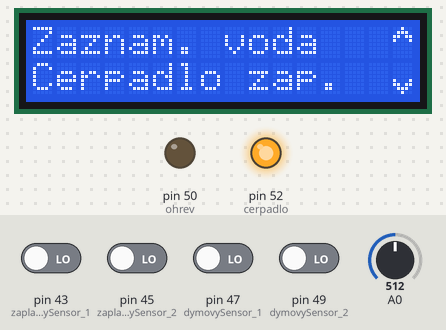
A sketch run on a simulated Arduino Mega 2560, built with avr-gcc and run on an emulated ATmega2560. Shown: 16×2 character LCD, output pins drawn as LEDs (lit = HIGH). The inputs (shaded band) are chosen by the test bench; at power-on: pin 43 (zaplavovySensor_1), pin 45 (zaplavovySensor_2), pin 47 (dymovySensor_1), pin 49 (dymovySensor_2) LOW, A0 = 512.

Above: at 3.2 s.
3.3 s: A0 set to 306
At 4.1 s:
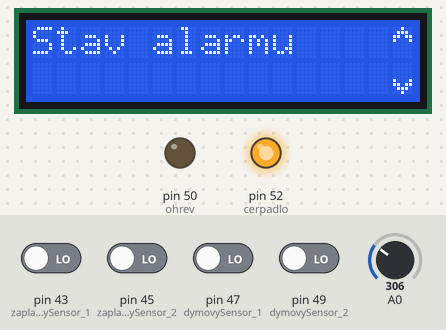
6.3 s: A0 set to 511
7.8 s: A0 set to 551
10.8 s: A0 set to 377
12.5 s: A0 set to 343
At 13.7 s:
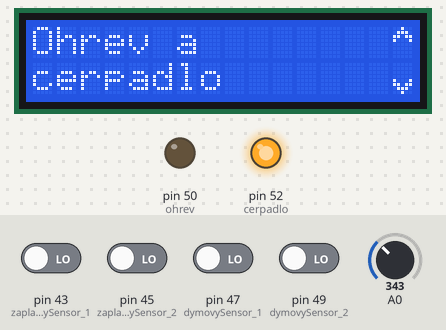
15.5 s: A0 set to 0
Timing chart, 0 to 18.0 s (numbered marks = the images above; inputs shaded):
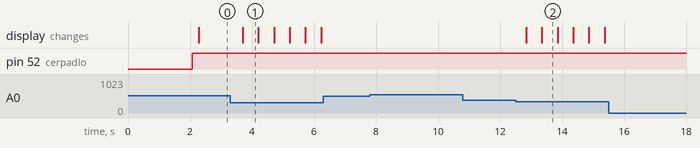

The sketch:

Monitoring_system.ino
```cpp
#include <LiquidCrystal.h>
#include <avr/wdt.h>

LiquidCrystal lcd(8, 9, 4, 5, 6, 7);

#define btnRIGHT 0
#define btnUP 1
#define btnDOWN 2
#define btnLEFT 3
#define btnSELECT 4
#define btnNONE 5

const int alarm_1 = 44;
const int alarm_2 = 46;
const int alarm_3 = 48;

const int zaplavovySensor_1 = 43;
const int zaplavovySensor_2 = 45;
const int dymovySensor_1 = 47;
const int dymovySensor_2 = 49;

const int ohrev = 50;
const int cerpadlo = 52;

const int senzorTeplomeru = A7;
//const int senzorVlhkomeru = A9;

const int HRANICA_RIGHT = 90;
const int HRANICA_UP = 180;
const int HRANICA_DOWN = 360;
const int HRANICA_LEFT = 540;
const int HRANICA_SELECT = 780;

byte sipkaHore[8] = {
  0b00100,
  0b01110,
  0b11011,
  0b10001,
  0b00000,
  0b00000,
  0b00000,
  0b00000
};

byte sipkaDole[8] = {
  0b00000,
  0b00000,
  0b00000,
  0b00000,
  0b10001,
  0b11011,
  0b01110,
  0b00100
};

int lcd_tlacitko = 0;

const int SIZE_X = 4;
const int SIZE_Y = 5;
const int SIZE_Z = 2;

String menu[SIZE_X][SIZE_Y][SIZE_Z] = {
  { { "X", "" }, { "", "" }, { "", "" }, { "", "" }, { "", "" } },
  { { "Vsetko je", "" }, { "", "" }, { "", "" }, { "", "" }, { "", "" } },
  { { "Stav alarmu", "" }, { "Dym1: ", "" }, { "Dym2: ", "" }, { "Voda1: ", "" }, { "Voda2: ", "" } },
  { { "Ohrev a", "" }, { "Vlhkost", "Hranica v %" }, { "Teplota", "Hranica v C" }, { "Delay cerpadla", "Delay v sek." }, { "Ver 2.0", "" } }
};

char* hlavneMenuDolnaLista[SIZE_X] = { "", "v poriadku", "", "cerpadlo" };

const char* stavAlarmu[2] = { "Aktivny", "Neaktivny" };

const int velkostMenu[3] = { SIZE_X, SIZE_Y, SIZE_Z };
int zoznamAdriesNaRatanie[3] = { 0, 0, 0 };
int zoznamAdriesNaPouzitie[3] = { 0, 0, 0 };

int aktualnaPozicia = 0;
int pocetMoznosti;

const int maxHranicneHodnoty[3] = {101, 51, 7};
int hranicneHodnoty[3] = {70, 25, 2};

float napatieNaTeplomery;
float napatieNaVlhkomery;
float teplotaCelsius;
float vlhkostPercenta;

unsigned long poslednyKrat;

bool aktivneAlarmy[4];

void setup() {
  pinMode(ohrev, OUTPUT);
  pinMode(cerpadlo, OUTPUT);

  pinMode(dymovySensor_1, INPUT);
  pinMode(dymovySensor_2, INPUT);
  pinMode(zaplavovySensor_1, INPUT);
  pinMode(zaplavovySensor_2, INPUT);

  lcd.createChar(0, sipkaHore);
  lcd.createChar(1, sipkaDole);
  lcd.begin(16, 2);
  lcd.clear();
  lcd.setCursor(0, 0);
  lcd.print("Bezpecnostny");
  lcd.setCursor(0, 1);
  lcd.print("system");
  delay(2000);
  wdt_enable(WDTO_2S);
  pocet_pouzitelnych_moznosti();
}

void loop() {

  aktivneAlarmy[0] = digitalRead(dymovySensor_1);
  aktivneAlarmy[1] = digitalRead(dymovySensor_2);
  aktivneAlarmy[2] = digitalRead(zaplavovySensor_1);
  aktivneAlarmy[3] = digitalRead(zaplavovySensor_2);

  if (aktivneAlarmy[2] == LOW || aktivneAlarmy[3] == LOW)
  {
    digitalWrite(alarm_1, LOW);
    digitalWrite(alarm_2, HIGH);
    digitalWrite(alarm_3, LOW);
    digitalWrite(cerpadlo, HIGH);
    digitalWrite(ohrev, LOW);
    menu[1][0][0] = "Zaznam. voda";
    hlavneMenuDolnaLista[1] = "Cerpadlo zap.";
    delay(200);
    poslednyKrat = millis();
  }
  else if ((aktivneAlarmy[0] == LOW || aktivneAlarmy[1] == LOW) && (millis() - poslednyKrat >= (hranicneHodnoty[2]*1000)))
  {
    digitalWrite(alarm_1, HIGH);
    digitalWrite(alarm_2, LOW);
    digitalWrite(alarm_3, LOW);
    digitalWrite(ohrev, LOW);
    digitalWrite(cerpadlo, LOW);
    menu[1][0][0] = "Zaznam. dym";
    hlavneMenuDolnaLista[1] = "Vsedko vypnute";
    delay(200);
  }
  else
  {
    digitalWrite(alarm_1, LOW);
    digitalWrite(alarm_2, LOW);
    digitalWrite(alarm_3, LOW);
    konvertuj_na_teplotu_a_vlhkost();
    menu[1][0][0] = "Vsetko je";
    hlavneMenuDolnaLista[1] = "v poriadku";
    delay(200);
  }

  if (millis() - poslednyKrat <= (hranicneHodnoty[2]*1000)) {
    digitalWrite(cerpadlo, HIGH);
  }
  else {
    digitalWrite(cerpadlo, LOW);
  }

  if (nacitaj_LCD_tlacitko() == btnDOWN)
  {
    zoznamAdriesNaRatanie[aktualnaPozicia] = (zoznamAdriesNaRatanie[aktualnaPozicia] + 1) % pocetMoznosti;
    zoznamAdriesNaPouzitie[aktualnaPozicia] = zoznamAdriesNaRatanie[aktualnaPozicia] + 1;
    delay(200);
  }

  if (nacitaj_LCD_tlacitko() == btnUP)
  {
    zoznamAdriesNaRatanie[aktualnaPozicia] = (zoznamAdriesNaRatanie[aktualnaPozicia] + (pocetMoznosti - 1)) % pocetMoznosti;
    zoznamAdriesNaPouzitie[aktualnaPozicia] = zoznamAdriesNaRatanie[aktualnaPozicia] + 1;
    delay(200);
  }

  if (nacitaj_LCD_tlacitko() == btnSELECT)
  {
    zoznamAdriesNaRatanie[aktualnaPozicia] = zoznamAdriesNaPouzitie[aktualnaPozicia];
    aktualnaPozicia = (aktualnaPozicia + 1) % (sizeof(zoznamAdriesNaRatanie)/sizeof(zoznamAdriesNaRatanie[0]));
    pocet_pouzitelnych_moznosti();
    delay(200);
  }

  if (zoznamAdriesNaPouzitie[0] == 3 && (zoznamAdriesNaPouzitie[1] > 0 && zoznamAdriesNaPouzitie[1] < 4) && zoznamAdriesNaPouzitie[2] == 1  )
  {
    zmen_hranicne_hodnoty();
  }

  vypis_menu();

  wdt_reset();

  delay(100);
}

int nacitaj_LCD_tlacitko() {
  lcd_tlacitko = analogRead(0);

  if (lcd_tlacitko < HRANICA_RIGHT)
    return btnRIGHT;
  if (lcd_tlacitko >= HRANICA_RIGHT && lcd_tlacitko < HRANICA_UP)
    return btnUP;
  if (lcd_tlacitko >= HRANICA_UP && lcd_tlacitko < HRANICA_DOWN)
    return btnDOWN;
  if (lcd_tlacitko >= HRANICA_DOWN && lcd_tlacitko < HRANICA_LEFT)
    return btnLEFT;
  if (lcd_tlacitko >= HRANICA_LEFT && lcd_tlacitko < HRANICA_SELECT)
    return btnSELECT;

  return btnNONE;
}

void pocet_pouzitelnych_moznosti() {
  pocetMoznosti = 0;

  zoznamAdriesNaPouzitie[aktualnaPozicia] = 0;

  for (zoznamAdriesNaRatanie[aktualnaPozicia] = 0; zoznamAdriesNaRatanie[aktualnaPozicia] < velkostMenu[aktualnaPozicia]; zoznamAdriesNaRatanie[aktualnaPozicia]++) {

    zoznamAdriesNaPouzitie[aktualnaPozicia]++;

    if (menu[zoznamAdriesNaPouzitie[0]][zoznamAdriesNaPouzitie[1]][zoznamAdriesNaPouzitie[2]].length() > 0) {
      pocetMoznosti++;
    }

  }

  zoznamAdriesNaRatanie[aktualnaPozicia] = 0;
  zoznamAdriesNaPouzitie[aktualnaPozicia] = 1;

  pocetMoznosti--;

  if (aktualnaPozicia == 0 || pocetMoznosti == 0 || pocetMoznosti == -1)
  {
    pocetMoznosti = 3;
    aktualnaPozicia = 0;
    zoznamAdriesNaPouzitie[0] = 1;
    zoznamAdriesNaPouzitie[1] = 0;
    zoznamAdriesNaPouzitie[2] = 0;
    zoznamAdriesNaRatanie[0] = 0;
    zoznamAdriesNaRatanie[1] = 0;
    zoznamAdriesNaRatanie[2] = 0;
  }
}

void vypis_menu() {
  lcd.clear();
  lcd.setCursor(0, 0);
  lcd.print(menu[zoznamAdriesNaPouzitie[0]][zoznamAdriesNaPouzitie[1]][zoznamAdriesNaPouzitie[2]]);

  if (zoznamAdriesNaPouzitie[0] == 2 && zoznamAdriesNaPouzitie[1] != 0)
  {
    lcd.setCursor(6, 0);
    lcd.print(stavAlarmu[aktivneAlarmy[(zoznamAdriesNaPouzitie[1] - 1)]]);
  }

  if (zoznamAdriesNaPouzitie[0] == 3 && (zoznamAdriesNaPouzitie[1] > 0 && zoznamAdriesNaPouzitie[1] < 4) && zoznamAdriesNaPouzitie[2] == 1)
  {
    lcd.setCursor(0, 1);
    lcd.print("<");
    lcd.setCursor(6, 1);
    lcd.print(hranicneHodnoty[(zoznamAdriesNaPouzitie[1] - 1)]);
    lcd.setCursor(15, 1);
    lcd.print(">");
  }
  else if (zoznamAdriesNaPouzitie[1] == 0 && zoznamAdriesNaPouzitie[2] == 0)
  {
    lcd.setCursor(0, 1);
    lcd.print(hlavneMenuDolnaLista[zoznamAdriesNaPouzitie[0]]);
    lcd.setCursor(15, 0);
    lcd.write(byte(0));
    lcd.setCursor(15, 1);
    lcd.write(byte(1));
  }
  else
  {
    lcd.setCursor(15, 0);
    lcd.write(byte(0));
    lcd.setCursor(15, 1);
    lcd.write(byte(1));
  }
}

void zmen_hranicne_hodnoty()
{
  if (nacitaj_LCD_tlacitko() == btnRIGHT)
  {
    hranicneHodnoty[(zoznamAdriesNaPouzitie[1] - 1)] = (hranicneHodnoty[(zoznamAdriesNaPouzitie[1] - 1)] + 1) % maxHranicneHodnoty[(zoznamAdriesNaPouzitie[1] - 1)];
    delay(100);
  }

  if (nacitaj_LCD_tlacitko() == btnLEFT)
  {
    hranicneHodnoty[(zoznamAdriesNaPouzitie[1] - 1)] = (hranicneHodnoty[(zoznamAdriesNaPouzitie[1] - 1)] + (maxHranicneHodnoty[(zoznamAdriesNaPouzitie[1] - 1)] - 1)) % maxHranicneHodnoty[(zoznamAdriesNaPouzitie[1] - 1)];
    delay(100);
  }
}

void konvertuj_na_teplotu_a_vlhkost()
{
  //napatieNaVlhkomery = analogRead(senzorVlhkomeru) * (5.0 / 1023.0);
  napatieNaTeplomery = analogRead(senzorTeplomeru) * (5.0 / 1023.0);

  vlhkostPercenta = (napatieNaVlhkomery - 0.96) * (100 / 3.44);
  teplotaCelsius = (napatieNaTeplomery - 0.96) * (50 / (3.44));

  if (vlhkostPercenta >= hranicneHodnoty[0] || teplotaCelsius <= hranicneHodnoty[1])
  {
    digitalWrite(ohrev, HIGH);
  }
  else
  {
    digitalWrite(ohrev, LOW);
  }
}
```

Measured:
- after the input at 3.3 s, the display: changes after 0.40 s (image 1)
- after the input at 6.3 s, every drawn part: stays the same
- after the input at 7.8 s, every drawn part: stays the same
- after the input at 10.8 s, every drawn part: stays the same
- after the input at 12.5 s, the display: first changes after 0.34 s (image 2 shows a later state)
- after the input at 15.5 s, every drawn part: stays the same
- what the display in image 1 shows lasts 0.5 s, from 3.7 s to 4.2 s
